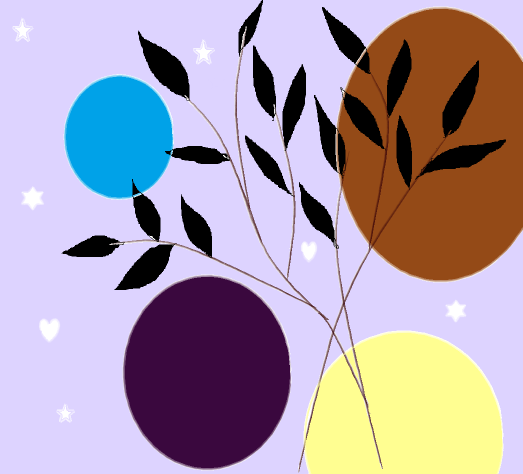
#> input picture pic/bogo1.png, 1045 x 947 px, found by its file name (shown at 1/2 size)
$ python read1.py
#> lines starting #> are read from the running program, lines starting #| are printed output that depends on the picture; after the words box and inside, x2 and y2 are one past the last pixel; in counts of white or black regions, pixels touching at a corner belong together
import cv2 as cv
# Image path to read
ip = r'D:\opencv\pic\bogo1.png'
a = cv.imread(ip)
#> a is the input picture: shape (947, 1045, 3); mean B, G, R 170.2, 156.5, 171.2
# gray color a cange korlam
gray=cv.cvtColor(a,cv.COLOR_BGR2GRAY)
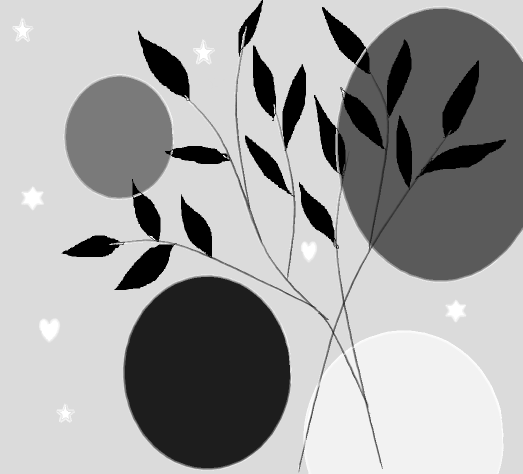
#> gray: shape (947, 1045) (shown at 1/2 size); min 0, max 255, mean 162.4
#resize korbo
resize=cv.resize(a,(200,200))
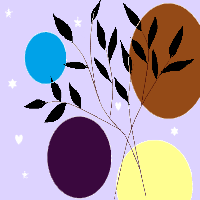
#> resize: shape (200, 200, 3); mean B, G, R 170.2, 156.5, 171.2

# [12 lines of commented-out code are left out]
text="i love you"
coordinates=(100,100)
font=cv.FONT_HERSHEY_SIMPLEX
fontScale=1
color=(255,0,0)
thicknes=2
a=cv.putText(a,text,coordinates,font,fontScale,color,thicknes)
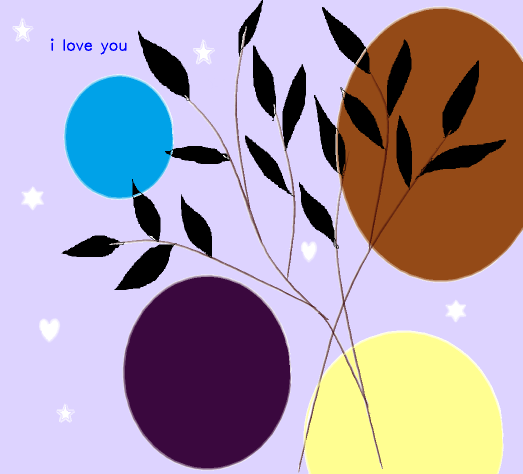
#> a: shape (947, 1045, 3) (shown at 1/2 size); 0.09% of pixels changed, all inside (x1, y1, x2, y2) = (102, 77, 253, 109)
cv.imshow('resized image',a)
cv.waitKey(0)
cv.destroyAllWindows()
